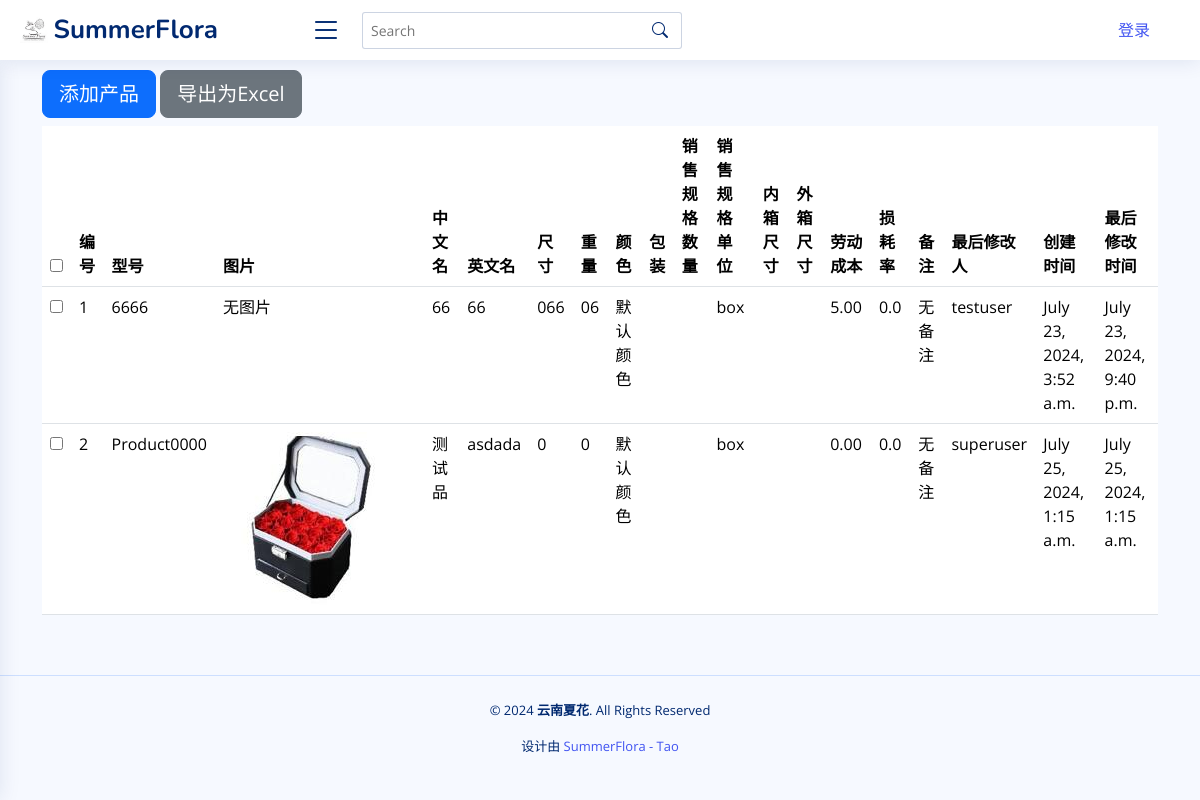
The page /product_list/ on the database as committed earlier.
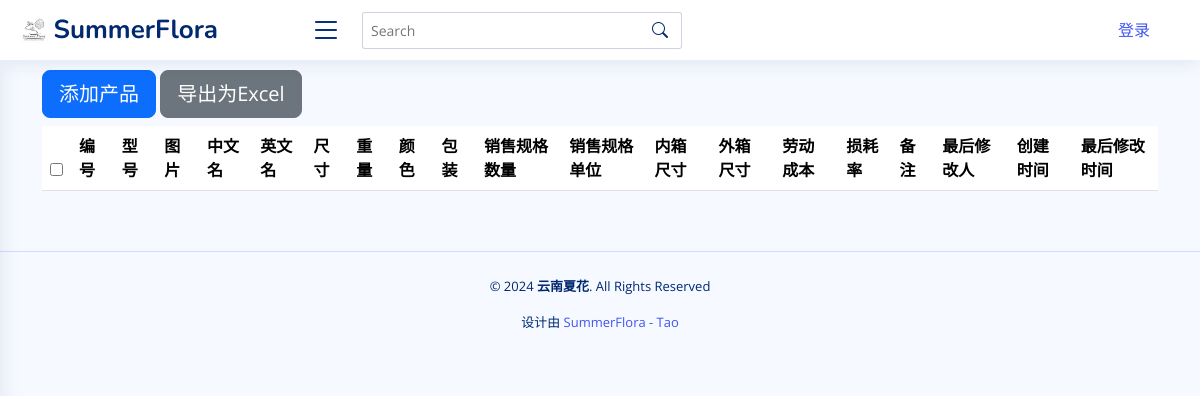
The same page on the database as committed later.
### app01/models.py (models this page shows, shortened)
class Product(models.Model):
    model = models.CharField(
        max_length=100, blank=False, default="Product0000", primary_key=True
    )
    product_type = models.ForeignKey(
        ProductType, on_delete=models.SET_NULL, null=True, blank=True
    )
    image = models.ImageField(
        upload_to=product_directory_path, null=True, blank=True, default=None
    )
    attachment = models.FileField(
        upload_to=product_directory_path, null=True, blank=True
    )  # 支持上传视频
    materials = models.ManyToManyField("FlowerMaterial", through="ProductMaterial")
    chinese_name = models.CharField(max_length=200)
    english_name = models.CharField(max_length=200)
    size = models.CharField(max_length=200, blank=True, default="0")
    weight = models.CharField(max_length=200, blank=True, default="0")
    color = models.CharField(max_length=200, blank=True, default="默认颜色")
    package = models.CharField(max_length=200, blank=True, default="默认包装")
    sale_spec_quantity = models.CharField(
        max_length=200, help_text="销售规格的数字", blank=True, default=""
    )
    sale_spec_unit = models.CharField(
        max_length=10,
        help_text="销售规格的单位",
        choices=[("box", "box"), ("pcs", "pcs"), ("g", "g"), ("kg", "kg")],
        blank=True,
        null=True,
        default="box",
    )
    inner_box_long = models.FloatField(
        help_text="长度，单位：cm", null=True, blank=True, default=0.0
    )
    inner_box_width = models.FloatField(
        help_text="宽度，单位：cm", null=True, blank=True, default=0.0
    )
    inner_box_height = models.FloatField(
        help_text="高度，单位：cm", null=True, blank=True, default=0.0
    )
    outer_box_length = models.FloatField(
        help_text="长度，单位：cm", null=True, blank=True, default=0.0
    )
    outer_box_width = models.FloatField(
        help_text="宽度，单位：cm", null=True, blank=True, default=0.0
    )
    outer_box_height = models.FloatField(
        help_text="高度，单位：cm", null=True, blank=True, default=0.0
    )
    labor_cost = models.DecimalField(max_digits=10, decimal_places=2, default=0.0)
    loss_rate = models.FloatField(default=0.0)
    profit_margin = models.DecimalField(max_digits=5, decimal_places=2, default=0.0)
    description = models.CharField(max_length=200, blank=True, default="无备注")
    created_by = models.ForeignKey(
        settings.AUTH_USER_MODEL,
        on_delete=models.SET_NULL,
        null=True,
        blank=True,
        default=None,
    )
    created_at = models.DateTimeField(editable=False)
    updated_at = models.DateTimeField()
    @property
    def inner_box_size(self):
        return (
            f"{self.inner_box_long} * {self.inner_box_width} * {self.inner_box_height} cm"
            if self.inner_box_long and self.inner_box_width and self.inner_box_height
            else ""
        )
    @property
    def outer_box_size(self):
        return (
            f"{self.outer_box_length} * {self.outer_box_width} * {self.outer_box_height} cm"
            if self.outer_box_length and self.outer_box_width and self.outer_box_height
            else ""
        )

class CustomUser(AbstractUser):
    def __str__(self):
        return self.username

### app01/views.py (the view)
# urls.py: path("product_list/", product_list, name="product_list"),
def product_list(request):
    products = Product.objects.all()
    return render(
        request,
        "product_list.html",
        {
            "products": products,
            "current_user": request.user,
        },
    )

### app01/templates/product_list.html (shortened to what this page needs)
{% extends 'base.html' %}
{% load static %}
{% block content %}
<section class="section">
  <div class="container">
    <div class="row mb-4">
      <div class="col-lg-12">
        <a href="{% url 'add_product' %}" class="btn btn-primary btn-lg mb-2">添加产品</a>
        <button id="export-button" class="btn btn-secondary btn-lg mb-2">导出为Excel</button>
        <div class="table-responsive">
          <table class="table table-hover table-fixed" id="products-table">
            <thead>
              <tr>
                <th><input type="checkbox" id="select-all"></th>
                <th>编号</th>
                <th>型号</th>
                <th>图片</th>
                <th>中文名</th>
                <th>英文名</th>
                <th>尺寸</th>
                <th>重量</th>
                <th>颜色</th>
                <th>包装</th>
                <th>销售规格数量</th>
                <th>销售规格单位</th>
                <th>内箱尺寸</th>
                <th>外箱尺寸</th>
                <th>劳动成本</th>
                <th>损耗率</th>
                <th>备注</th>
                <th>最后修改人</th>
                <th>创建时间</th>
                <th>最后修改时间</th>
              </tr>
            </thead>
            <tbody>
              {% for product in products %}
              <tr>
                <td><input type="checkbox" class="select-item"></td>
                <td>{{ forloop.counter }}</td>
                <td onclick="window.location.href='{% url 'product_details' product.model %}'">{{ product.model }}</td>
                <td class="fixed-image-cell">
                  {% if product.image %}
                  <img src="{{ product.image.url }}" alt="图片">
                  {% else %}
                  无图片
                  {% endif %}
                </td>
                <td>{{ product.chinese_name }}</td>
                <td>{{ product.english_name }}</td>
                <td>{{ product.size }}</td>
                <td>{{ product.weight }}</td>
                <td>{{ product.color }}</td>
                <td>{{ product.Package }}</td>
                <td>{{ product.sale_spec_quantity }}</td>
                <td>{{ product.sale_spec_unit }}</td>
                <td>{{ product.inner_box_size }}</td>
                <td>{{ product.outer_box_size }}</td>
                <td>{{ product.labor_cost }}</td>
                <td>{{ product.loss_rate }}</td>
                <td>{{ product.description }}</td>
                <td>{{ product.created_by.username }}</td>
                <td>{{ product.created_at }}</td>
                <td>{{ product.updated_at }}</td>
              </tr>
              {% endfor %}
            </tbody>
          </table>
        </div>
      </div>
    </div>
  </div>
</section>
{% endblock %}

Rows that differ between the two databases and show on the page:
removed Product: model "6666", image "无图片", chinese_name "66", english_name "66", size "066", weight "06", color "默认颜色", sale_spec_unit "box", labor_cost "5.00", loss_rate "0.0", description "无备注", created_by.username "testuser", created_at "July 23, 2024, 3:52 a.m.", updated_at "July 23, 2024, 9:40 p.m."
removed Product: model "Product0000", image (picture), chinese_name "测试品", english_name "asdada", size "0", weight "0", color "默认颜色", sale_spec_unit "box", labor_cost "0.00", loss_rate "0.0", description "无备注", created_by.username "superuser", created_at "July 25, 2024, 1:15 a.m.", updated_at "July 25, 2024, 1:15 a.m."
